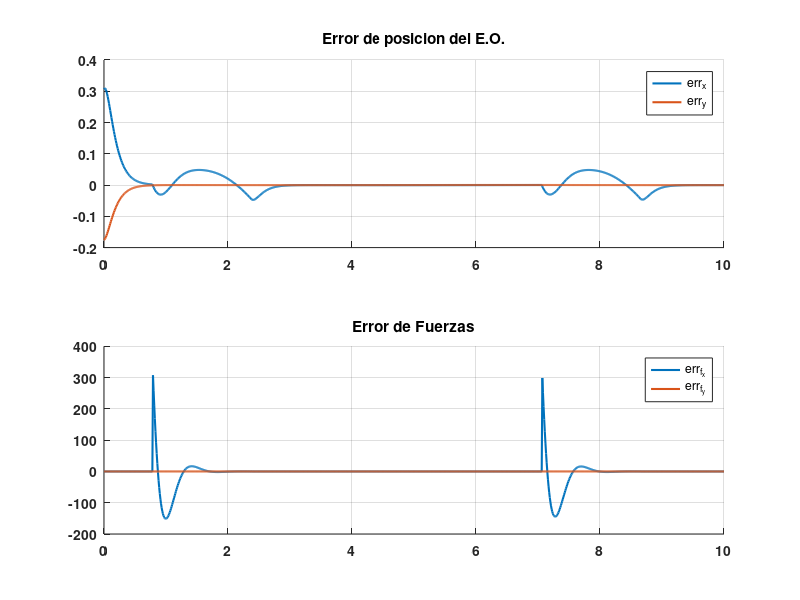
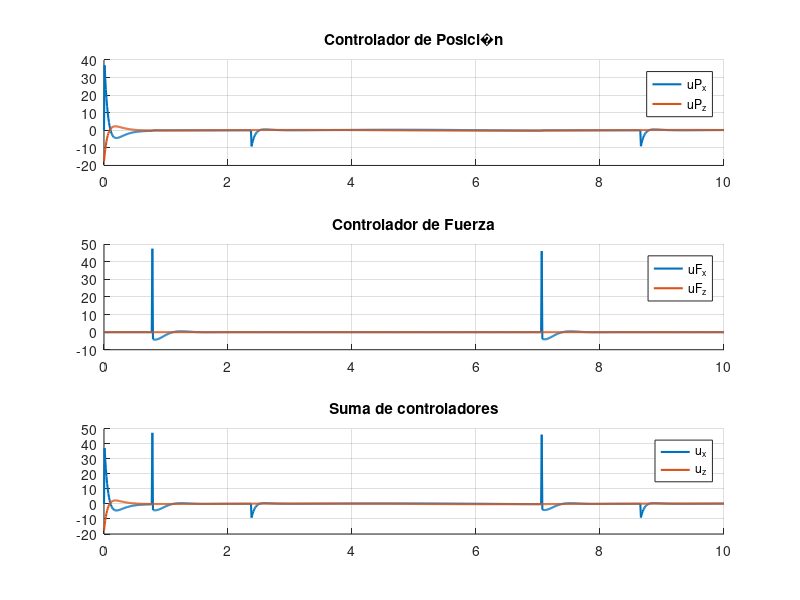
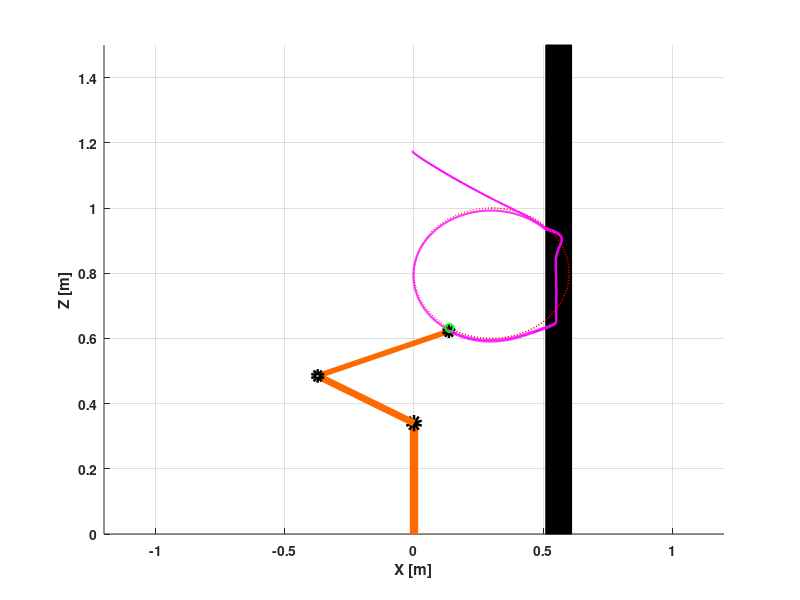

The MATLAB script that drew these images, in order:
clc, clear, close all;
%% Parametros del Robot y valores fijos
m1= 5.067; m2= 3.152;
l1= 0.4; l2= 0.526; lb= 0.34;
g=9.807;
ts= 0.01; tf= 10;
t= 0:ts:tf;

% Definicion de Trayectorias
radio= 0.3;
xd= radio*sin(t)+0.3;       zd= 0.2*cos(t)+ 0.8;
xd_p= radio*cos(t);     zd_p= -0.2*sin(t);
xd_pp= -radio*sin(t);   zd_pp= -0.2*cos(t);

% Condiciones iniciales 
q=[120*pi/180;-0.9];
q_p= [0;0];
k=1;
xEslabon1= l1*cos(q(1,k));
xEslabon2= xEslabon1 + l2*cos(q(1,k)+q(2,k));
zEslabon1= lb + l1*sin(q(1,k));
zEslabon2= zEslabon1 + l2*sin(q(1,k)+q(2,k));
posReal(:,k)= [xEslabon2;zEslabon2];
velReal(:,k)=[0;0];

% Asignacion de constantes para control de fuerza
Ke= diag([7000,0.01]);        % Modulo de elasticidad longitudinal (Mpa,megaPascales:kg/(m*s^2)), Goma: 7, cartilago:24, Tendon:600, Madera:7000 

% Posicion Obstaculo
posObstaculo= [0.51;0];
% posObstaculo= [1;0];

% Definicion de S: Permite seleccionar ejes de control de movimiento y ejes de control de fuerza
S= [0 0;0 1];
Scoma= eye(2)-S;
Kv_x= 20*diag([1,1]); Kp_x= 100*diag([1,1]);
Kv_f= 10*diag([1,1]); Kp_f= 80*diag([1,1]);
fd= [300;0.1];
fd_pp= [0;0];
%% Programa general
for k=1:length(t)
    f(:,k)= [0; 0];
%     if posReal(1,k)>posObstaculo(1)            % El obst�culo esta en la posicion 0.5, tiene forma de barra
    if xd(k)>posObstaculo(1)
        f(:,k)= Ke*(posReal(:,k) - posObstaculo);
    else
        f(:,k)= [0; 0];
    end    
    
    % Parametros del modelo din�mico en coordenadas articulares 
    Mq= [(m1+m2)*l1^2 + m2*l2^2 + 2*m2*l1*l2*cos(q(2,k)), m2*l2^2+m2*l1*l2*cos(q(2,k));
        m2*l2^2+m2*l1*l2*cos(q(2,k))                   , m2*l2^2];
    Cq= [-m2*l1*l2*sin(q(2,k))*q_p(2,k),  -m2*l1*l2*sin(q(2,k))*(q_p(1,k)+q_p(2,k));
        m2*l1*l2*sin(q(2,k))*q_p(1,k) , 0];
    Gq= [(m1+m2)*g*l1*cos(q(1,k)) + m2*g*l2*cos(q(1,k)+q(2,k));
        m2*g*l2*cos(q(1,k)+q(2,k)) ];
    
    % Jacobianita
    Ja=[-l1*sin(q(1,k))-l2*sin(q(1,k)+q(2,k))  -l2*sin(q(1,k)+q(2,k));
    l1*cos(q(1,k))+l2*cos(q(1,k)+q(2,k))    l2*cos(q(1,k)+q(2,k))];

    % Derivada de la Jacobianita (temporal)
    Ja_p= [-l1*cos(q(1,k))*q_p(1,k)-l2*cos(q(1,k)+q(2,k))*(q_p(1,k)+q_p(2,k)), -l2*cos(q(1,k)+q(2,k))*(q_p(1,k)+q_p(2,k));...
    -l1*sin(q(1,k))*q_p(1,k)-l2*sin(q(1,k)+q(2,k))*(q_p(1,k)+q_p(2,k)),        -l2*sin(q(1,k)+q(2,k))*(q_p(1,k)+q_p(2,k))];
    
    % Conversion del modelo din�mico a coordenadas cartesianas
    Mcart= inv(Ja)'*Mq*inv(Ja);
    Ccart= inv(Ja)'*Cq*inv(Ja) - inv(Ja)'*Mq*inv(Ja)*Ja_p*inv(Ja);
    Gcart= inv(Ja)'*Gq;

    % Calculo de errores de posicion/velocidad y controlador de movimiento
    err_p(:,k)= [xd_p(k); zd_p(k)] - velReal(:,k);
    err(:,k)= [xd(k); zd(k)] - posReal(:,k);
    uXc(:,k)= S*[xd_pp(:,k); zd_pp(:,k)] + Kv_x*S*err_p(:,k) + Kp_x*S*err(:,k);    % Calculo de u (Ley de control, lazo externo)
    
    % Calculo de errores de fuerza y controlador de fuerza
%     if posReal(1,k)>posObstaculo(1)
    if xd(k)>posObstaculo(1)
        errF(:,k+1)= fd - f(:,k);
        errF_p(:,k+1)= (errF(:,k+1) - errF(:,k))/ts;
        fXc(:,k)= inv(Ke)*(Scoma*fd_pp + Kv_f*Scoma*errF_p(:,k+1) + Kp_f*Scoma*errF(:,k+1));
        S= [0 0;0 1];
    else
        fXc(:,k)=[0;0];
        errF(:,k+1)=[0;0];
        S= eye(2);
    end
%     uc(:,k)= [xd_pp(:,k); zd_pp(:,k)] + Kv_x*err_p(:,k) + Kp_x*err(:,k);    % Calculo de u (Ley de control, lazo externo)
    
    % Suma de controladores
    uc(:,k)= uXc(:,k) + fXc(:,k);
    
    ft(:,k)= Mcart*uc(:,k) + Ccart*velReal(:,k) + Gcart + f(:,k);       % Calculo de ftA (Ley de control, lazo interno)

    % Aplicacion al robot
    accReal(:,k+1)= inv(Mcart)*(ft(:,k) - Ccart*velReal(:,k) - Gcart - f(:,k));
    velReal(:,k+1)= velReal(:,k) + accReal(:,k+1)*ts;
    posReal(:,k+1)= posReal(:,k) + velReal(:,k+1)*ts;
    
    % Obtenci�n de q_p y q para la siguiente iteracion
    q_p(:,k+1)= inv(Ja)*velReal(:,k+1);
    q(:,k+1)= q(:,k) + q_p(:,k+1)*ts;
end

%% Animacion
close all
qr= q;
% Calculo de las posiciones de los eslabores
xEslabon1= l1*cos(qr(1,:));
xEslabon2= xEslabon1 + l2*cos(qr(1,:)+qr(2,:));
zEslabon1= lb + l1*sin(qr(1,:));
zEslabon2= zEslabon1 + l2*sin(qr(1,:)+qr(2,:));
slab1=[]; slab2=[]; slab=[]; slab3=[]; slab4=[];

figure(11)
hold on, grid on
patch([posObstaculo(1) posObstaculo(1) posObstaculo(1)+0.1 posObstaculo(1)+0.1],[0 1.5 1.5 0],'black')
axis([-1.2 1.2 0 1.5])
plot(xd,zd,'r:','linewidth',1)
% Ploteo de la base
plot([0 0],[0 lb],'color',[253 106 0]/255,'linewidth',6)
plot(0,lb,'ok','linewidth',6)
% Animacion de lo que se ejecuta
for k= 1:1:length(xEslabon1)-1
    delete(slab1);delete(slab2);delete(slab);delete(slab3); delete(slab4)
    slab1= plot([0 xEslabon1(k)],[lb zEslabon1(k)],'color',[253 106 0]/255,'linewidth',5);
    slab2= plot([xEslabon1(k) xEslabon2(k)],[zEslabon1(k) zEslabon2(k)],'color',[253 106 0]/255,'linewidth',4);
    slab= plot([xEslabon1(k) xEslabon2(k)],[zEslabon1(k) zEslabon2(k)],'ok','linewidth',4);
    slab3= plot([xEslabon2(1:k)],[zEslabon2(1:k)],'m','linewidth',1.5);
    slab4= plot(xd(k),zd(k),'og','linewidth',1.5);
    pause(0.02)
end
set(gca,'FontWeight','Bold')
xlabel('X [m]')
ylabel('Z [m]')


%% Graficacion de Resultados
figure(9),
subplot(2,1,1)
hold on,grid on
plot(t,err','linewidth',1.5)
legend('err_x','err_y');
set(gca,'FontWeight','Bold')
title('Error de posicion del E.O.')

subplot(2,1,2)
hold on,grid on
plot(t,errF(:,1:end-1)','linewidth',1.5)
legend('err_{f_x}','err_{f_y}');
set(gca,'FontWeight','Bold')
title('Error de Fuerzas')

uc(:,k)= uXc(:,k) + fXc(:,k);
figure(10)
subplot(3,1,1)
hold on, grid on
plot(t,uXc','linewidth',1.5)
legend('uP_{x}','uP_{z}');
title('Controlador de Posici�n')
subplot(3,1,2)
hold on, grid on
plot(t,fXc','linewidth',1.5)
legend('uF_{x}','uF_{z}');
title('Controlador de Fuerza')
subplot(3,1,3)
hold on, grid on
plot(t,uc','linewidth',1.5)
legend('u_{x}','u_{z}');
title('Suma de controladores')